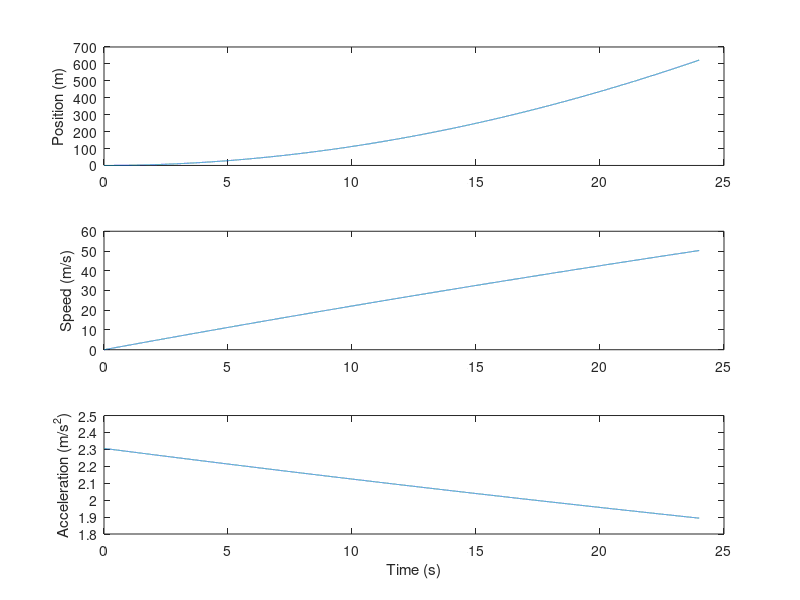

Recreate this plot in MATLAB. (Note: this script raises an error after producing the figure.)
close all; clear all; clc;
%% Takeoff Roll

%-------- Parameter Setup
% Atmosphere
rho = 1.18995;                  % kg/m^3
R = 287;                        % J/Kg-K
T =288.15;                      % Kelvin
gamma = 1.4;                     
Papt    = 97716.6;              % Pascal
P0      = 101325;               % Pascal
kdelta  = Papt/P0;              
ft2meter = 0.3048;              % feet to meter conversion rate
h = 532*ft2meter;               % m
ss = sqrt(T*R*gamma);           % m/s
%Airplane
Cd  = 0.025;
Cl  = 0.349;
S   = 125;                      % m^2
% Thrust Paramters
Fstatic = 216000;
K0_h2f = 1;
k1_h2f = 3.281*10^-5;
k2_h2f = 10.764*10^-9;
const_F = kdelta*Fstatic*(K0_h2f+k1_h2f*h+k2_h2f*h^2);
k_0_M2F = 1;
k_1_M2F = -1.07;
k_2_M2F= 0.56;
k_prime_F0 = k_0_M2F;
k_prime_F1 = k_1_M2F/ss;
k_prime_F2 = k_2_M2F/ss^2;
% Other parameters
delt = 0.001;                   % seconds
t= 0:delt:24;
g   = 9.80665;                  % m/s^2
mu  = 0.03;                     % Rolling friction Coefficient
Wdot = 9;                       % N/s

%-------- Variable Setup
p = zeros(length(t),1);
v = zeros(length(t),1);
a = zeros(length(t),1);
W = zeros(length(t),1);
T = zeros(length(t),1);
L = zeros(length(t),1);
N = zeros(length(t),1);
D = zeros(length(t),1);
T(1) = const_F*(k_prime_F0 + k_prime_F1*v(1) + k_prime_F2*v(1)^2);  % N
W(1) = 790100;  % N
N(1) = W(1);
a(1) = g/W(1)*(T(1)-D(1)-mu*N(1));

%-------- Simulate
for i=1:length(t)-1
    p(i+1) = p(i)+v(i)*delt;
    v(i+1) = v(i)+a(i)*delt;
    W(i+1) = W(i)-Wdot*delt;
    T(i+1) = const_F*(k_prime_F0 + k_prime_F1*v(i+1) + k_prime_F2*v(i+1)^2);
    L(i+1) = 0.5*rho*v(i+1)^2*S*Cl;
    N(i+1) = W(i+1)-L(i+1);
    D(i+1) = 0.5*rho*v(i+1)^2*S*Cd;
    a(i+1) = g/W(i+1)*(T(i+1)-D(i+1)-mu*N(i+1));

end

%-------- Plot
subplot(3,1,1)
plot(t,p)
ylabel('Position (m)')
subplot(3,1,2)
plot(t,v)
ylabel('Speed (m/s)')
subplot(3,1,3)
plot(t,a)
ylabel('Acceleration (m/s^2)')
xlabel('Time (s)')
sgtitle('Takeoff Roll')
v(end)
%% Constant Weight Takeoff Roll
%---- Variable Setup
pw = zeros(length(t),1);
vw = zeros(length(t),1);
aw = zeros(length(t),1);
Ww = 790100;                %N
Tw = zeros(length(t),1);
Lw = zeros(length(t),1);
Nw = zeros(length(t),1);
Dw = zeros(length(t),1);

Tw(1) = 216000;  % N

for j = 1:length(t)-1
    pw(j+1) = pw(j)+vw(j)*delt;
    vw(j+1) = g/Ww*(k0*delt-mu*Ww*delt+vw(j)^3/3*(k1+k2-0.5*rho*S*Cd+mu/2*rho*S*Cl));
end

%---- Plot
figure,
subplot(2,1,1)
plot(t,pw)
ylabel('Position (m)')
subplot(2,1,2)
plot(t,vw)
ylabel('Speed (m/s)')
xlabel('Time (s)')
sgtitle('Takeoff Roll Constant Weight')

%% Constant Weight and Acceleration Takeoff Roll
%---- Variable Setup
pa = zeros(length(t),1);
va = zeros(length(t),1);
aa = zeros(length(t),1);
Wa = 790100;                %N

Ta = 216000;  % N
Na = Wa;
a     = g/Wa*(Ta-mu*Na);
for k = 1:length(t)-1
    pa(k+1) = pa(k)+va(k)*delt;
    va(k+1) = va(k)+a*delt;
end

%---- Plot
figure,
subplot(3,1,1)
plot(t,pa)
ylabel('Position (m)')
subplot(3,1,2)
plot(t,va)
ylabel('Speed (m/s)')
subplot(3,1,3)
plot(t,aa)
ylabel('Acceleration (m/s^2)')
xlabel('Time (s)')
sgtitle('Takeoff Roll: Constant Weight and Acceleration')
